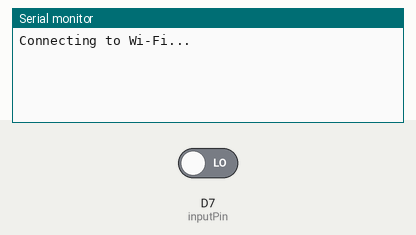
This sketch was run on a simulated ESP8266 (NodeMCU). On the bench: the last lines printed to the serial monitor. The inputs (shaded band) are chosen by the test bench; at power-on: D7 (inputPin) LOW. WiFi joins after 1.5 s; servers stay silent unless stated; no MQTT or app messages arrive unless stated.

Above: at 1.2 s.
1.3 s: D7 (inputPin) driven HIGH
At 1.46 s:
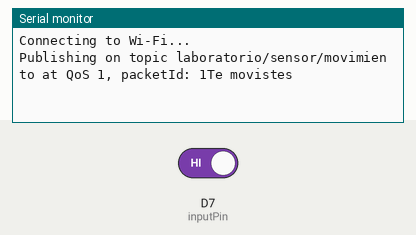
3.0 s: D7 (inputPin) driven LOW
At 3.9 s:
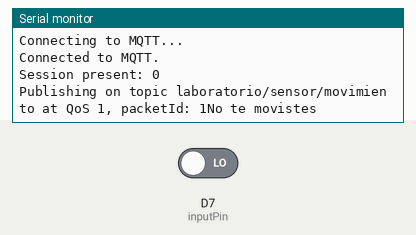

Measured:
- after the input at 1.3 s, the serial monitor: prints a new line at once (image 1)
- after the input at 3.0 s, the serial monitor: prints a new line at once (image 2)

The sketch:

sensor.ino
```cpp
#include <ESP8266WiFi.h>
#include <Ticker.h>
#include <AsyncMqttClient.h>

#define WIFI_SSID "tesalia"
#define WIFI_PASSWORD "admin2022&"

#define MQTT_HOST IPAddress(192, 168, 1, 150)
#define MQTT_PORT 1883

#define MQTT_PUB_MOV "laboratorio/sensor/movimiento"

float movimiento;

AsyncMqttClient mqttClient;
Ticker mqttReconnectTimer;

WiFiEventHandler wifiConnectHandler;
WiFiEventHandler wifiDisconnectHandler;
Ticker wifiReconnectTimer;

unsigned long previousMillis = 0;
const long interval = 10000;

void connectToWifi() {
  Serial.println("Connecting to Wi-Fi...");
  WiFi.begin(WIFI_SSID, WIFI_PASSWORD);
}

void onWifiConnect(const WiFiEventStationModeGotIP& event) {
  Serial.println("Connected to Wi-Fi.");
  connectToMqtt();
}

void onWifiDisconnect(const WiFiEventStationModeDisconnected& event) {
  Serial.println("Disconnected from Wi-Fi.");
  mqttReconnectTimer.detach();
  wifiReconnectTimer.once(2, connectToWifi);
}

void connectToMqtt() {
  Serial.println("Connecting to MQTT...");
  mqttClient.connect();
}

void onMqttConnect(bool sessionPresent) {
  Serial.println("Connected to MQTT.");
  Serial.print("Session present: ");
  Serial.println(sessionPresent);
}

void onMqttDisconnect(AsyncMqttClientDisconnectReason reason) {
  Serial.println("Disconnected from MQTT.");

  if (WiFi.isConnected()) {
    mqttReconnectTimer.once(2, connectToMqtt);
  }
}

void onMqttPublish(uint16_t packetId) {
  Serial.print("Publish acknowledged.");
  Serial.print("  packetId: ");
  Serial.println(packetId);
}

int buttonState = 0;
int lastButtonState = 0;

int inputPin = D7;

void setup() {
  Serial.begin(115200);
  Serial.println();

  wifiConnectHandler = WiFi.onStationModeGotIP(onWifiConnect);
  wifiDisconnectHandler = WiFi.onStationModeDisconnected(onWifiDisconnect);

 mqttClient.onConnect(onMqttConnect);
 mqttClient.onDisconnect(onMqttDisconnect);
 mqttClient.onPublish(onMqttPublish);
 mqttClient.setServer(MQTT_HOST, MQTT_PORT);
 connectToWifi();

  pinMode(inputPin, INPUT);
  Serial.begin(9600);

}

void loop() {
 int buttonState = digitalRead(inputPin);
 if (buttonState != lastButtonState) {
   if (buttonState == HIGH) {
    uint16_t packetIdPub1 = mqttClient.publish(MQTT_PUB_MOV, 1, true, String("ON").c_str());
    Serial.printf("Publishing on topic %s at QoS 1, packetId: %i", MQTT_PUB_MOV, packetIdPub1);
    Serial.println("Te movistes");
  }
  else {
    uint16_t packetIdPub1 = mqttClient.publish(MQTT_PUB_MOV, 1, true, String("OFF").c_str());
    Serial.printf("Publishing on topic %s at QoS 1, packetId: %i", MQTT_PUB_MOV, packetIdPub1);
    Serial.println("No te movistes");
  }
 }
  lastButtonState = buttonState;
}
```
